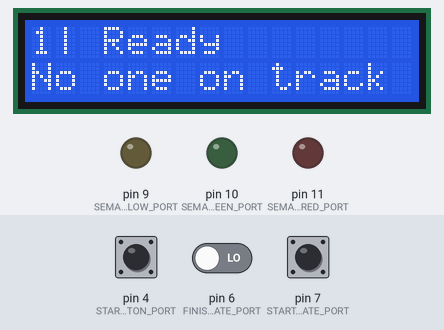
This sketch was run on a simulated Arduino Uno, built with avr-gcc and run on an emulated ATmega328P. Parts: 16×2 character LCD, output pins drawn as LEDs (lit = HIGH). Dashed ring = blinking. The test bench sets the inputs (shaded band); at power-on: pin 4 (START_BUTTON_PORT) LOW, pin 6 (FINISH_GATE_PORT) LOW, pin 7 (START_GATE_PORT) LOW. Random numbers use the default seed unless the sketch sets one.

Above: at 1.2 s.
1.3 s: pin 4 (START_BUTTON_PORT) pulled HIGH for 0.15 s
At 2.9 s:
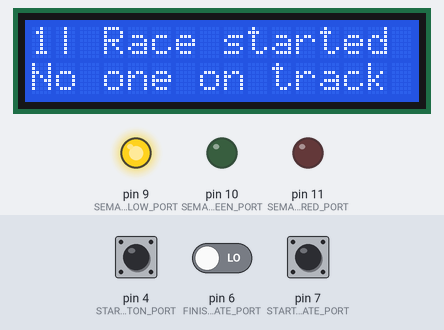
4.4 s: pin 6 (FINISH_GATE_PORT) driven HIGH
At 4.9 s:
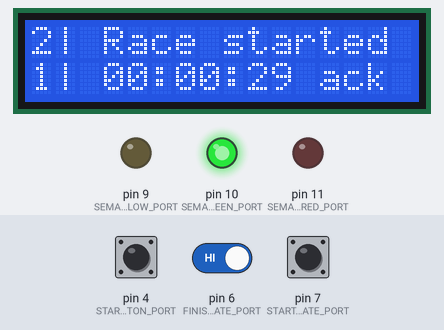
6.0 s: pin 7 (START_GATE_PORT) pulled HIGH for 0.15 s
At 6.5 s:
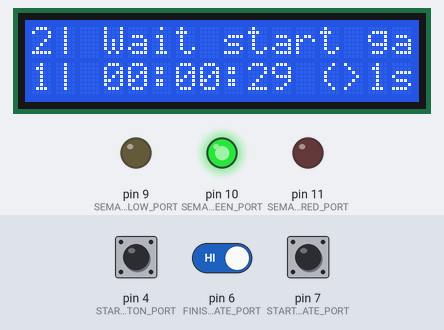
9.1 s: pin 4 (START_BUTTON_PORT) pulled HIGH for 1 s
At 10.7 s:
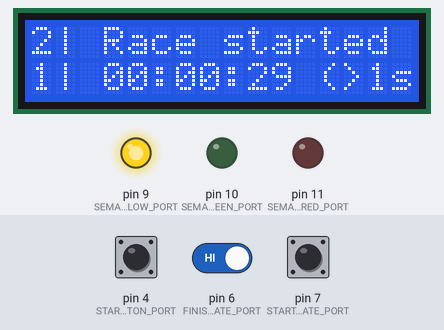
11.6 s: pin 7 (START_GATE_PORT) pulled HIGH for 1 s
At 12.8 s:
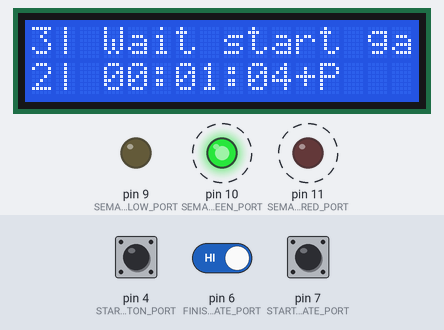
13.2 s: pin 6 (FINISH_GATE_PORT) driven LOW
At 17.03 s:
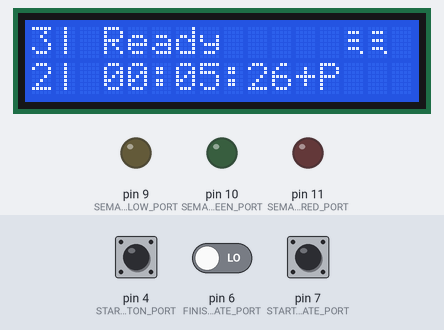
Timing chart, 0 to 17.2 s (numbered marks = the images above; inputs shaded):
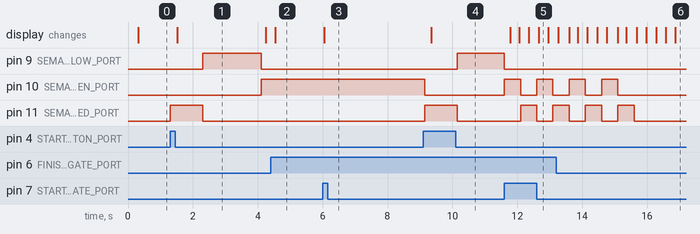

Measured:
- after the input at 1.3 s, pin 9 (SEMAPHORE_YELLOW_PORT): LOW → HIGH after 1.0 s, → LOW 1.8 s later; pin 10 (SEMAPHORE_GREEN_PORT): LOW → HIGH after 2.8 s; pin 11 (SEMAPHORE_RED_PORT): LOW → HIGH at once, → LOW 1.0 s later; the display: changes after 0.22 s (image 1)
- after the input at 6.0 s, the display: changes after 0.06 s (image 3)
- after the input at 9.1 s, pin 9 (SEMAPHORE_YELLOW_PORT): LOW → HIGH after 1.1 s; pin 11 (SEMAPHORE_RED_PORT): LOW → HIGH after 0.05 s, → LOW 1.0 s later
- after the input at 11.6 s, pin 11 (SEMAPHORE_RED_PORT): LOW → HIGH after 0.50 s, → LOW 0.50 s later, → HIGH 0.50 s later
- what the display in image 1 shows lasts 2.7 s, from 1.5 s to 4.2 s

The sketch:

telemetry_master.ino
```cpp
#include <LiquidCrystal_I2C.h>

constexpr uint8_t LCD_ADDR = 0x27;

constexpr uint8_t START_BUTTON_PORT     = 4;
constexpr uint8_t START_GATE_PORT       = 7;
constexpr uint8_t FINISH_GATE_PORT      = 6;
constexpr uint8_t SEMAPHORE_RED_PORT    = 11;
constexpr uint8_t SEMAPHORE_YELLOW_PORT = 9;
constexpr uint8_t SEMAPHORE_GREEN_PORT  = 10;

constexpr long SEMAPHORE_STOP_TIME      = 1000;
constexpr long SEMAPHORE_READY_MIN_TIME = 1500;
constexpr long SEMAPHORE_READY_MAX_TIME = 2000;
constexpr long SEMAPHORE_ALERT_FLICK_TIME = 500;

const unsigned int MAX_RACE_COUNT = 5;

constexpr long START_GATE_COOLDOWN = 3000;
constexpr long FINISH_GATE_COOLDOWN = 3000;

constexpr long LINE_MOVE_TIME = 500;
constexpr long LINE_MOVE_STEP = 2;
constexpr long UI_UPDATE_TIME = 300;

char vStringBuffer[21];
const char vLineBuffer[21];
const char vTimeStringBuffer[20];
const char vReactionTimeStringBuffer[10];

constexpr const char* MORE_THAN_SECOND = "(>1s)";

unsigned long vCycleMillis = 0;

//----------------------------------------------------------
//
// Utils
//
//----------------------------------------------------------
const char* time_to_str(unsigned long time) {
  sprintf(
    vTimeStringBuffer,
    "%02d:%02d:%02d",
    (int)((time % 3600000) / 60000),
    (int)((time % 60000) / 1000),
    (int)((time % 1000) / 10)
  );

  return vTimeStringBuffer;
}

const char* _reactionTimeToStr(unsigned long time) {
  if (time > 1000) {
    return MORE_THAN_SECOND;
  } else {
    sprintf(
      vReactionTimeStringBuffer,
      "(%03dms)",
      (int)(time % 1000)
    );

    return vReactionTimeStringBuffer;
  }
}

const char* _toLineBuffer(const char* line) {
  sprintf(
    vLineBuffer,
    "%-20s",
    line
  );

  return vLineBuffer;
}

void semaphoreRed() {
  digitalWrite(SEMAPHORE_RED_PORT, HIGH);
  digitalWrite(SEMAPHORE_YELLOW_PORT, LOW);
  digitalWrite(SEMAPHORE_GREEN_PORT, LOW);
}

void semaphoreYellow() {
  digitalWrite(SEMAPHORE_RED_PORT, LOW);
  digitalWrite(SEMAPHORE_YELLOW_PORT, HIGH);
  digitalWrite(SEMAPHORE_GREEN_PORT, LOW);
}

void semaphoreGreen() {
  digitalWrite(SEMAPHORE_RED_PORT, LOW);
  digitalWrite(SEMAPHORE_YELLOW_PORT, LOW);
  digitalWrite(SEMAPHORE_GREEN_PORT, HIGH);
}

void semaphoreOff() {
  digitalWrite(SEMAPHORE_RED_PORT, LOW);
  digitalWrite(SEMAPHORE_YELLOW_PORT, LOW);
  digitalWrite(SEMAPHORE_GREEN_PORT, LOW);
}

//----------------------------------------------------------
//
// Domain
//
//----------------------------------------------------------
struct SFinish {
  unsigned long vTime;
  bool vFalseStart;
};

class CRace {
public:
  CRace(unsigned int sequence) {
    this->vSequence = sequence;
    this->vStartTime = millis();
  }

  const CRace* falseStart() {
    this->vFalseStart = true;
    this->vOutTime = this->vStartTime;

    return this;
  }

  const CRace* pilotWentFromGates() {
    if (this->vOutTime == 0)
      this->vOutTime = millis();

    return this;
  }

  bool isPilotOut() {
    return this->vOutTime != 0;
  }

  bool isFinished() {
    return this->vStartTime != 0 && this->vFinishTime != 0;
  }

  bool isFalseStarted() {
    return this->vFalseStart;
  }

  unsigned long getTime() {
    if (this->vStartTime == 0) {
      return 0;
    } else if (this->vFinishTime != 0) {
      return this->vFinishTime - this->vStartTime;
    } else {
      return millis() - this->vStartTime;
    }
  }

  unsigned int reactionTime() {
    if (this->vOutTime) {
      return this->vOutTime - this->vStartTime;
    }
  }

  unsigned int getId() {
    return this->vSequence;
  }

  SFinish getFinish() {
    return (SFinish) {
      this->getTime(),
      this->isFalseStarted()
    };
  }

  const CRace* finish() {
    this->vFinishTime = millis();

    return this;
  }

  const char* toString() {
    unsigned long time = this->getTime();

    sprintf(vStringBuffer,
      "%d| %02d:%02d:%02d%s %s",
      this->getId(),

      (int)((time % 3600000) / 60000),
      (int)((time % 60000) / 1000),
      (int)((time % 1000) / 10),

      this->isFalseStarted() ? "+P" : "",

      this->isPilotOut() && !this->isFalseStarted() ? _reactionTimeToStr(this->reactionTime()) : ""
    );

    return vStringBuffer;
  }

protected:
  unsigned int  vSequence   = 0;
  unsigned long vStartTime  = 0;
  unsigned long vOutTime    = 0;
  unsigned long vFinishTime = 0;
  bool          vFalseStart = false;
};

class CTrack {
public:
  CTrack() {
    for (unsigned int raceIndex = 0; raceIndex < MAX_RACE_COUNT; raceIndex ++) {
      this->vRaceArray[raceIndex] = (CRace*)NULL;
    }
  }

  unsigned int howManyPilotsOnTrack() {
    unsigned int pilotsOnTrack = 0;

    for (unsigned int raceIndex = 0; raceIndex < MAX_RACE_COUNT; raceIndex ++) {
      if ((void*)this->vRaceArray[raceIndex] == NULL) continue;

      if (!this->vRaceArray[raceIndex]->isFinished()) {
        pilotsOnTrack ++;
      }
    }

    return pilotsOnTrack;
  }

  const CRace* lastFinishedRace() {
    for (unsigned int raceIndex = 0; raceIndex < MAX_RACE_COUNT; raceIndex ++) {
      if ((void*)this->vRaceArray[raceIndex] == NULL) continue;

      if (this->vRaceArray[raceIndex]->isFinished()) {
        return this->vRaceArray[raceIndex];
      }
    }

    return NULL;
  }

  const CRace* finishedRaceLastWithOffset(unsigned int index = 0) {
    int skipIfNotNull = index;

    for (unsigned int raceIndex = 0; raceIndex < MAX_RACE_COUNT; raceIndex ++) {
      if ((void*)this->vRaceArray[raceIndex] == NULL) continue;

      if (!this->vRaceArray[raceIndex]->isFinished()) continue;
      if (skipIfNotNull != 0) {
          skipIfNotNull --;
          continue;
      }

      return this->vRaceArray[raceIndex];
    }

    return NULL;
  }

  const CRace* finishPretenderRace() {
    CRace* lastPretender = (CRace*)NULL;

    for (unsigned int raceIndex = 0; raceIndex < MAX_RACE_COUNT; raceIndex ++) {
      if ((void*)this->vRaceArray[raceIndex] == NULL) continue;

      if (!this->vRaceArray[raceIndex]->isFinished()) {
        lastPretender = this->vRaceArray[raceIndex];
      }
    }

    return lastPretender;
  }

  void somebodyFinished() {
    CRace* vFinishPretender = this->finishPretenderRace();
    if ((void*)vFinishPretender != NULL) {
      vFinishPretender->finish();
    }
  }

  CRace* lastRace() {
    return this->vRaceArray[0];
  }

  unsigned int nextRaceId() {
    return this->vCurrentId + 1;
  }

  bool isNewRunAvailable() {
    return MAX_RACE_COUNT - 1 > this->howManyPilotsOnTrack();
  }

  const CRace* falseStart() {
    return this->createRace()->falseStart();
  }

  const CRace* startRace() {
    return this->createRace();
  }

protected:
  const CRace* createRace() {
    _clearLastRun();
    this->vCurrentId ++;
    this->vRaceArray[0] = new CRace(this->vCurrentId);

    return this->vRaceArray[0];
  }

  void _clearLastRun() {
    if ((void*)this->vRaceArray[MAX_RACE_COUNT - 1] != NULL) {
      delete this->vRaceArray[MAX_RACE_COUNT - 1];
      this->vRaceArray[MAX_RACE_COUNT - 1] = NULL;
    }

    for (int raceIndex = MAX_RACE_COUNT - 1; raceIndex > 0; raceIndex --) {
      this->vRaceArray[raceIndex] = this->vRaceArray[raceIndex - 1];
    }

    this->vRaceArray[0] = NULL;
  }

private:
  CRace* vRaceArray[MAX_RACE_COUNT];
  unsigned int vCurrentId = 0;
};

class CSemaphore {
public:
  enum ESemaphoreState {
    SEMAPHORE_OFF,
    SEMAPHORE_STOP,
    SEMAPHORE_READY,
    SEMAPHORE_GO,
    SEMAPHORE_ALERT
  };

  CSemaphore() {
    this->_changeState(SEMAPHORE_OFF);
  }

  void turnOff() {
    this->_changeState(SEMAPHORE_OFF);
  }

  void turnOn() {
    this->_changeState(SEMAPHORE_STOP);
  }

  void alert() {
    this->_changeState(SEMAPHORE_ALERT);
  }

  void process() {
    switch (this->eState) {
    case SEMAPHORE_STOP:
      this->_processStop();
      break;

    case SEMAPHORE_READY:
      this->_processReady();
      break;

    case SEMAPHORE_GO:
      this->_processGo();
      break;

    case SEMAPHORE_ALERT:
      this->_processAlert();
      break;

    default:
      break;
    };
  }

  bool isOpened() {
    return this->eState == SEMAPHORE_GO;
  }

  ESemaphoreState getState() {
    return this->eState;
  }
protected:
  void _changeState(ESemaphoreState newState) {
    this->eState = newState;
    this->vStateTime = millis();

    switch (this->eState) {
    case SEMAPHORE_STOP:
      semaphoreRed();
      break;

    case SEMAPHORE_READY:
      semaphoreYellow();
      break;

    case SEMAPHORE_GO:
      semaphoreGreen();
      break;

    case SEMAPHORE_ALERT:
      semaphoreGreen();
      break;

    case SEMAPHORE_OFF:
      semaphoreOff();

    default:
      break;
    };
  }

  unsigned long _stateTime() {
    return millis() - this->vStateTime;
  }

  void _processReady() {
    if (this->_stateTime() > this->vReadyGap) {
      this->_changeState(SEMAPHORE_GO);
    }
  }

  void _processGo() {

  }

  void _processStop() {
    if (this->_stateTime() > SEMAPHORE_STOP_TIME) {
      this->_changeState(SEMAPHORE_READY);
      this->vReadyGap = random(SEMAPHORE_READY_MIN_TIME, SEMAPHORE_READY_MAX_TIME);
    }
  }

  void _processAlert() {
    if ((this->_stateTime() / SEMAPHORE_ALERT_FLICK_TIME) % 2 ) {
      semaphoreRed();
    } else {
      semaphoreGreen();
    }
  }

private:
  ESemaphoreState eState   = SEMAPHORE_OFF;
  unsigned long vStateTime = 0;
  unsigned long vReadyGap  = 0;
};

class CState {
public:
  enum EState{
    STATE_INIT,
    STATE_READY,
    STATE_COUNTDOWN,
    STATE_GATE_OPEN,
    STATE_GATE_COOLDOWN
  };

  class IHandler {
  public:
    virtual bool isStartButtonOn();
    virtual bool isSomebodyInStartGate();
  };

  CState(IHandler* handler) {
    this->vHandler = handler;
    this->_stateGateCooldown();
  }

  void process() {
    switch (this->vState) {
      case STATE_READY:
        _stateReady();
        break;

      case STATE_COUNTDOWN:
        _stateCountdown();
        break;

      case STATE_GATE_OPEN:
        _stateGateOpen();
        break;

      case STATE_GATE_COOLDOWN:
        _stateGateCooldown();
        break;

      default:
        break;
    }

    this->vSemaphore.process();
  }

  CSemaphore* getSemaphore() {
    return &this->vSemaphore;
  }

  CTrack* getTrack() {
    return &this->vTrack;
  }

  EState getState() {
    return this->vState;
  }

protected:
  void _changeState(EState state) {
    this->vState = state;
    this->vStateTime = millis();
  }

  unsigned long _stateTime() {
    return millis() - this->vStateTime;
  }

  void _stateReady() {
    if (this->vHandler->isStartButtonOn()) {
      this->_changeState(STATE_COUNTDOWN);
      this->vSemaphore.turnOn();
    } else if(this->vHandler->isSomebodyInStartGate()) {
      this->_changeState(STATE_GATE_COOLDOWN);
    }
  }

  void _stateCountdown() {
    if (this->vSemaphore.isOpened()) {
      this->_changeState(STATE_GATE_OPEN);
      this->vTrack.startRace();
      this->process();
    } else if(this->vHandler->isSomebodyInStartGate()) {
      // false start
      this->vSemaphore.alert();
      this->vTrack.falseStart();

      this->_changeState(STATE_GATE_COOLDOWN);
      this->process();
    }
  }

  void _stateGateOpen() {
    if (this->vHandler->isSomebodyInStartGate()) {
      this->vTrack.lastRace()->pilotWentFromGates();

      this->_changeState(STATE_GATE_COOLDOWN);
    }
  }

  void _stateGateCooldown() {
    if (this->vHandler->isSomebodyInStartGate()) {
      this->_changeState(STATE_GATE_COOLDOWN);
    } else if (this->_stateTime() > START_GATE_COOLDOWN && this->vTrack.isNewRunAvailable()) {
      this->_changeState(STATE_READY);
      this->vSemaphore.turnOff();
    }
  }

private:
  unsigned long vStateTime = 0;
  EState        vState = STATE_READY;

  CTrack        vTrack;
  CSemaphore    vSemaphore;

  IHandler*     vHandler;
};

class CFinishGate {
public:
  enum EState {
    FINISH_CLOSED,
    FINISH_READY,
    FINISH_COOLDOWN
  };

  class IHandler {
  public:
    virtual bool isSomebodyInFinishGate();
  };

  CFinishGate(CState* raceState, IHandler* handler) {
    this->vRaceState = raceState;
    this->vHandler = handler;
  }

  void process() {
    switch (this->vState) {
      case FINISH_READY:
        _stateReady();
        break;

      case FINISH_COOLDOWN:
        _stateCooldown();
        break;

      default:
        _tryOpen();
        break;
    }
  }

  EState getState() {
    return this->vState;
  }
protected:
  void _changeState(EState state) {
    this->vState = state;
    this->vStateTime = millis();
  }

  unsigned long _stateTime() {
    return millis() - this->vStateTime;
  }

  void _tryOpen() {
    if (this->vHandler->isSomebodyInFinishGate()) {
      this->_changeState(FINISH_COOLDOWN);
    } else if (this->vRaceState->getTrack()->howManyPilotsOnTrack() > 0) {
      this->_changeState(FINISH_READY);
    } else {
      this->_changeState(FINISH_CLOSED);
    }
  }

  void _stateCooldown() {
    if (this->vHandler->isSomebodyInFinishGate()) {
      this->_changeState(FINISH_COOLDOWN);
    } else if (this->_stateTime() > FINISH_GATE_COOLDOWN) {
      this->_tryOpen();
    }
  }

  void _stateReady() {
    if (this->vHandler->isSomebodyInFinishGate()) {
      this->vRaceState->getTrack()->somebodyFinished();

      this->_changeState(FINISH_COOLDOWN);
    }
  }

private:
  EState vState = FINISH_CLOSED;
  unsigned long vStateTime = 0;
  CState* vRaceState;
  IHandler* vHandler;
};

//----------------------------------------------------------
//
// Implementation
//
//----------------------------------------------------------
class CStateHandlerImpl : public CState::IHandler {
public:
  bool isStartButtonOn() {
    return digitalRead(START_BUTTON_PORT) == HIGH;
  }
  bool isSomebodyInStartGate() {
    return digitalRead(START_GATE_PORT) == HIGH;
  }
};

class CFinishGateHandlerImpl : public CFinishGate::IHandler {
public:
  bool isSomebodyInFinishGate() {
    return digitalRead(FINISH_GATE_PORT) == HIGH;
  }
};

CTrack vTrack;
CSemaphore vSemaphore;
CStateHandlerImpl vTelemetryHandler;
CState vState(&vTelemetryHandler);
CFinishGateHandlerImpl vFinishGateHandler;
CFinishGate vFinishGate(&vState, &vFinishGateHandler);

LiquidCrystal_I2C lcd(LCD_ADDR, 20, 4);

//----------------------------------------------------
// Tools and UI
//----------------------------------------------------
class CTimer {
public:
  CTimer(unsigned int updateTime = 1000) {
    this->vTime = millis();
    this->vUpdateTime = updateTime;
  }

  bool isTimeOut() {
    return this->vTime + this->vUpdateTime < millis();
  }

  void reset() {
    this->vTime = millis();
  }

protected:
  unsigned long vTime;
  unsigned int  vUpdateTime;
};

void setup() {
  lcd.init();
  lcd.backlight();

  lcd.setCursor(2, 1);
  lcd.print("MotoGymkhana73");

  Serial.begin(9600);

  pinMode(START_BUTTON_PORT, INPUT);
  pinMode(START_GATE_PORT, INPUT);
  pinMode(FINISH_GATE_PORT, INPUT);

  pinMode(SEMAPHORE_RED_PORT, OUTPUT);
  pinMode(SEMAPHORE_YELLOW_PORT, OUTPUT);
  pinMode(SEMAPHORE_GREEN_PORT, OUTPUT);
  semaphoreOff();

  lcd.clear();
}

//----------------------------------------------------------
//
// UI (Temporary)
//
//----------------------------------------------------------
CTimer    vUITimer(UI_UPDATE_TIME);

constexpr const char* TEXT_READY = "Ready";
constexpr const char* TEXT_START_GATE_COOLDOWN = "Wait start gate";
constexpr const char* TEXT_FINISH_GATE_COOLDOWN = "Wait finish gate";
constexpr const char* TEXT_GATE_OPEN = "Race started";
constexpr const char* TEXT_EMPTY = "";
const char* vTextState = "";

char vSpaceLine[21] = "                    ";
char vLcdLines[4][21] = {"", "", "", ""};
int vTextLineWritten = 0;

void printLine(unsigned int lineNum, const char * text) {
  if (strcmp(vLcdLines[lineNum], text) == 0) return;

  lcd.setCursor(0, lineNum);
  vTextLineWritten = lcd.print(text);

  if (strlen(vLcdLines[lineNum]) > strlen(text) && vTextLineWritten < 20) {
    vSpaceLine[20 - vTextLineWritten] = 0;
    lcd.print(vSpaceLine);
    vSpaceLine[20 - vTextLineWritten] = " ";
  }

  strcpy(vLcdLines[lineNum], text);
}

void showRaceInfo() {
  switch(vState.getState()) {
    case CState::STATE_READY:
      if (vFinishGate.getState() == CFinishGate::FINISH_COOLDOWN && vTrack.howManyPilotsOnTrack() == 0) {
        vTextState = TEXT_FINISH_GATE_COOLDOWN;
      } else {
        vTextState = TEXT_READY;
      }
      break;

    case CState::STATE_GATE_COOLDOWN:
      vTextState = TEXT_START_GATE_COOLDOWN;
      break;

    case CState::STATE_GATE_OPEN:
      vTextState = TEXT_GATE_OPEN;
      break;

    case CState::STATE_COUNTDOWN:
      vTextState = TEXT_GATE_OPEN;
      break;

    default:
      vTextState = TEXT_EMPTY;
  }

  sprintf(vStringBuffer,
    "%d| %s",
    vState.getTrack()->nextRaceId(),
    vTextState
  );

  printLine(0, vStringBuffer);
}

void showRaceTimes() {
  CRace* race = vState.getTrack()->lastRace();
  if (race && !race->isFinished()) {
    lcd.setCursor(0, 1);
    printLine(1, race->toString());
  } else {
    printLine(1, "No one on track");
  }

  race = vState.getTrack()->lastFinishedRace();
  if (race) {
    lcd.setCursor(0, 2);
    printLine(2, race->toString());
  }

  race = vState.getTrack()->finishedRaceLastWithOffset(1);
  if (race) {
    lcd.setCursor(0, 3);
    printLine(3, race->toString());
  }
}

//----------------------------------------------------------
//
// Loop
//
//----------------------------------------------------------
void loop() {
  vState.process();
  vFinishGate.process();

  if (vUITimer.isTimeOut()) {
    vUITimer.reset();

    showRaceInfo();
    showRaceTimes();
  }
}
```
